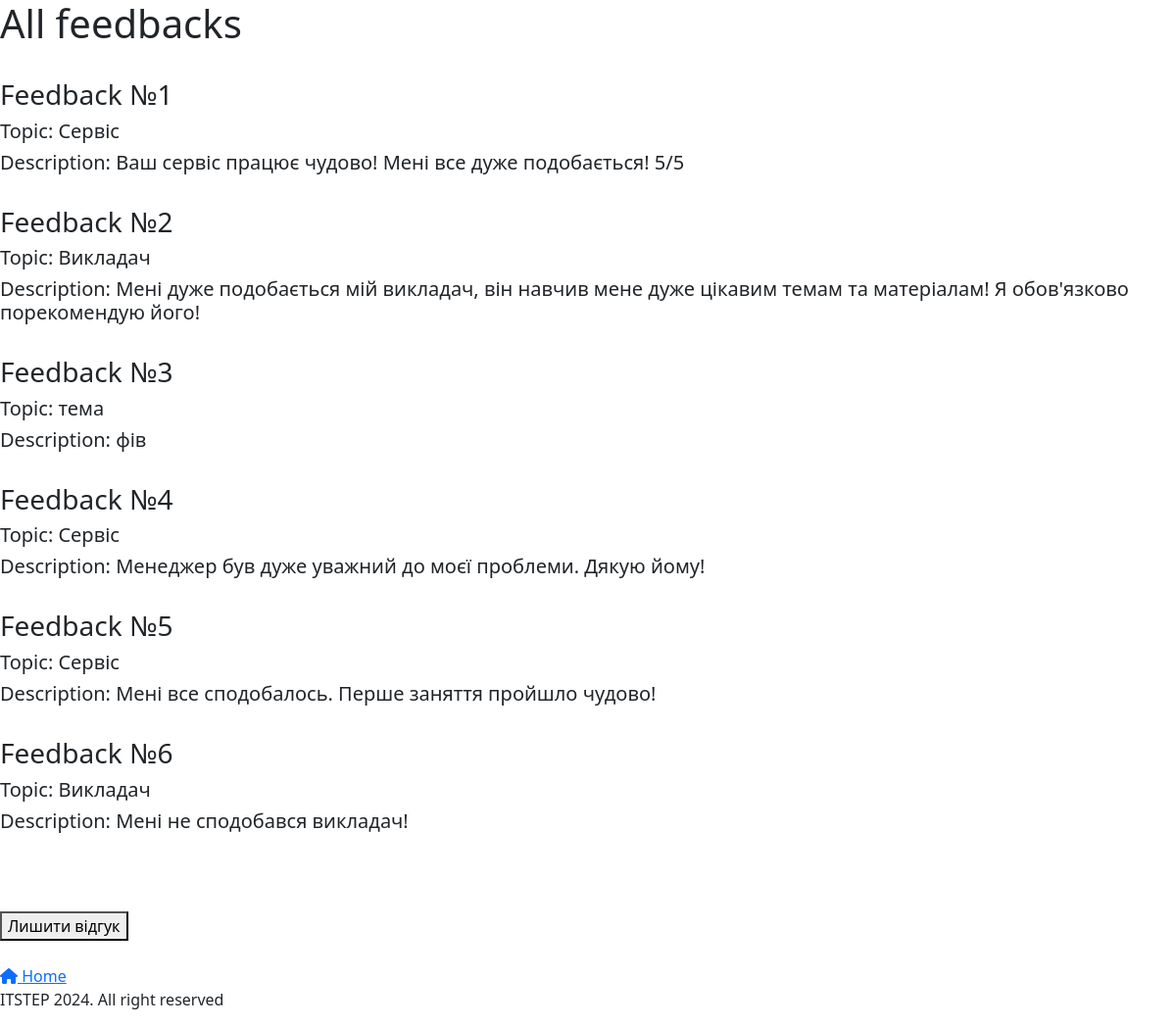
Page /student/feedback/ on the earlier database version.
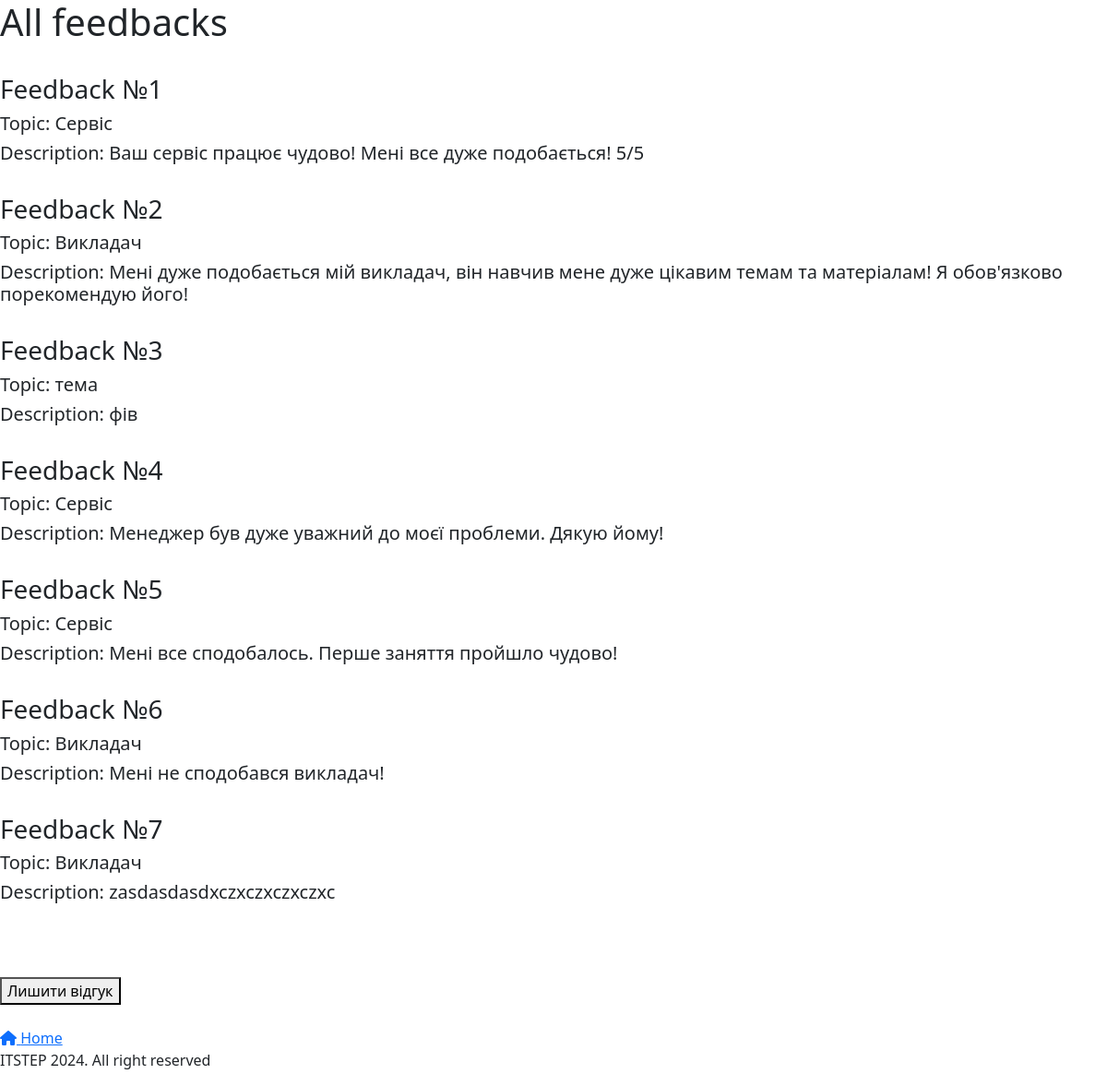
Same page on the later database version.
### main/models.py (models this page shows, shortened)
class Feedback(models.Model):
    id = models.IntegerField("ID", primary_key=True)
    topic = models.CharField("Topic", max_length=15)
    description = models.TextField("Description")

### main/views.py (the view)
# urls.py: path('feedback/', views.show_feedback, name="feedback"),
def show_feedback(request):
    feedbacks = Feedback.objects.all()
    logger.info("feedback showed")
    return render(request, "main/feedback.html", {'feedbacks':feedbacks})

### main/templates/main/feedback.html (shortened to what this page needs)
{% extends 'mydj/templates/mydj/layout.html' %}
{% block content %}
    <h1>All feedbacks</h1><br>
    {% for i in feedbacks %}
    <div>
        <h3>Feedback №{{i.id}}</h3>
        <h5>Topic: {{i.topic}}</h5>
        <h5>Description: {{i.description}}</h5><br>
    </div>
    {% endfor %}
    <br><br>
    <a href="{% url 'create' %}"><button>Лишити відгук</button></a><br><br>
    <a href="{% url 'home_student' %}"><i class="fa-solid fa-house"></i> Home</a>
{% endblock %}

Differences in the rows shown:
added Feedback: id "7", topic "Викладач", description "zasdasdasdxczxczxczxczxc"
